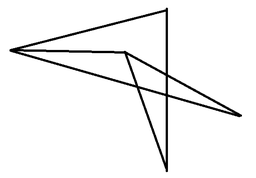
#> input picture example.png, 256 x 178 px, shrunk from 564 x 392 before the run
$ python main.py example.png
#> lines starting #> are read from the running program, lines starting #| are printed output that depends on the picture; after the words box and inside, x2 and y2 are one past the last pixel; in counts of white or black regions, pixels touching at a corner belong together
import argparse
import math

import PIL.Image
import numpy as np
import queue


class Point:
    def __init__(self, x, y):
        self.x = x
        self.y = y
        self.could_be_intersection = False

    def __eq__(self, other):
        return self.x == other.x and self.y == other.y

    def __add__(self, other):
        x = self.x + other.x
        y = self.y + other.y
        return Point(x, y)

    def __sub__(self, other):
        x = self.x - other.x
        y = self.y - other.y
        return Point(x, y)

    def __mul__(self, other):
        'Dot product'
        return self.x * other.x + self.y + other.y

    def __pow__(self, other):
        'Cross product'
        return self.x * other.y - self.y + other.x

    def len(self):
        return math.sqrt(self.x * self.x + self.y * self.y)


def dist(a, b):
    return (b - a).len()


def initialize_parser_and_get_arguments():
    parser = argparse.ArgumentParser(
        description='This program takes an image of a graph in .png format and finds the amount of edge intersections this graph has.')
    parser.add_argument('filename', type=str, help='image of the graph')
    parser.add_argument('-v', '--vertices', type=int,
                        help='the number of vertices', required=False)
    args = parser.parse_args()

    return args.filename, args.vertices


# [4 lines left out: function find_distance_from_point_to_segment, not called in this run]


def in_bounds(a, image):
    width, height = image.shape
    return a.x >= 0 and a.y >= 0 and a.x < width and a.y < height and \
           image[a.x][a.y]


# [74 lines left out: functions are_connected, find_number_of_intersections, could_be_node, not called in this run]

def could_be_intersection(a, img_data):
    if not img_data[a.x][a.y]:
        return False
    radius = [17, 12, 7]

    num_steps = 10
    angle_step = math.pi / num_steps
    current_angle = 0
    count = 0

    for i in range(num_steps):
        is_accepted = True
        for r in radius:
            add_vector = Point(round(r * math.cos(current_angle)),
                               round(r * math.sin(current_angle)))
            b = a + add_vector
            c = a - add_vector
            if not (in_bounds(b, img_data) and in_bounds(c, img_data)):
                is_accepted = False

        count += is_accepted
        current_angle += angle_step

    return count >= 2


def find_nodes(img_data):
    # only the real ones have this covered
    width, height = img_data.shape
    used = np.zeros(img_data.shape)
    limit = 20
    nodes = []
    for x in range(width):
        for y in range(height):
            if used[x][y]:
              continue
            point = Point(x, y)
            if could_be_intersection(point, img_data):
                nodes.append(point)
                for hor in range(-limit, limit):
                    for vert in range(-limit, limit):
                        if in_bounds(point + Point(hor, vert), img_data):
                            used[point.x + hor][point.y + vert] = True
    print(len(nodes), 'nodes found')
    for node in nodes:
        used[node.x][node.y] = 2
    np.savetxt("used.txt", used, delimiter="")

    return nodes, used


if __name__ == '__main__':
    filename, vertices = initialize_parser_and_get_arguments()
    print(filename)
    print(vertices)
    image = PIL.Image.open(filename)
#> image is the input picture: PIL image 256x178 RGBA; mean R, G, B, A 243.4, 243.4, 243.4, 255
    bmp_image = image.convert('L')  # convert to grayscale
    img_data = np.array(bmp_image) < 100  # now True means the pixel is black
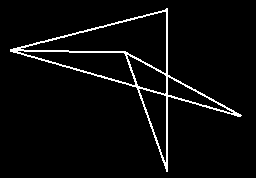
#> img_data: shape (178, 256) bool; 4.1% white in thin lines or dots, all inside (x1, y1, x2, y2) = (10, 8, 242, 172)

    nodes, img = find_nodes(img_data)
#> after the loop in find_nodes, `for x in range(width):`:
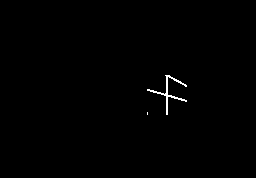
#> used: shape (178, 256) float64; values 0 (black) and 1 (white), 0.46% white in thin lines or dots, all inside (x1, y1, x2, y2) = (147, 75, 187, 115)
#| 1 nodes found
#> after the loop in find_nodes, `for node in nodes:`:
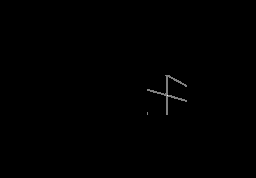
#> used: shape (178, 256) float64; under 0.01% of pixels changed, all inside (x1, y1, x2, y2) = (167, 95, 168, 96); drawn with min black and max white
    width, height = img_data.shape
    image = image.convert('RGB')
#> image: PIL image 256x178 RGB
    for x in range(width):
        for y in range(height):
            if img[x][y] == 2:
                for i in range(-4, 4):
                    for j in range(-4, 4):
                        image.putpixel((y + i, x + j), (255, 0, 0))
    image.save('res.png')

    #print("we got here")
    #res = find_number_of_intersections(nodes, img_data)

    #print(nodes)
